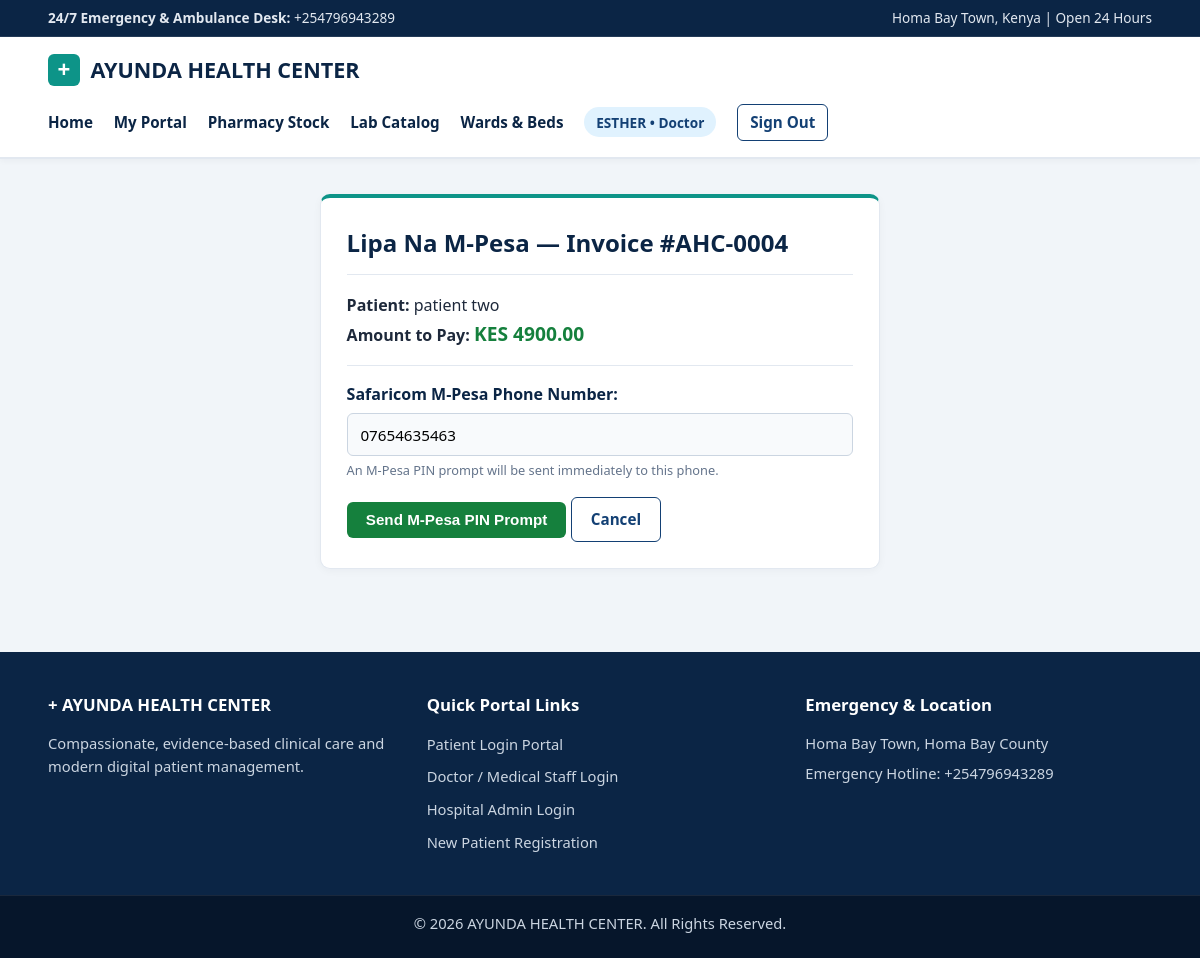
The app's page /mpesa/pay/4/ (signed in) with its own data.
### accounts/models.py (models this page shows, shortened)
class User(AbstractUser):
    class Role(models.TextChoices):
        ADMIN = 'ADMIN', 'Admin'
        DOCTOR = 'DOCTOR', 'Doctor'
        PATIENT = 'PATIENT', 'Patient'
    role = models.CharField(
        max_length=15,
        choices=Role.choices,
        default=Role.PATIENT
    )
    phone_number = models.CharField(max_length=15, blank=True, null=True)

class PatientProfile(models.Model):
    user = models.OneToOneField(User, on_delete=models.CASCADE, related_name='patient_profile')
    date_of_birth = models.DateField(blank=True, null=True)
    blood_group = models.CharField(max_length=5, blank=True, null=True)
    emergency_contact = models.CharField(max_length=15, blank=True, null=True)
    address = models.TextField(blank=True, null=True)
    is_approved = models.BooleanField(default=False)
    def __str__(self):
        return f"{self.user.get_full_name() or self.user.username}"

### hospital/models.py (models this page shows, shortened)
class Bill(models.Model):
    appointment = models.OneToOneField(Appointment, on_delete=models.CASCADE, related_name='bill')
    consultation_fee = models.DecimalField(max_digits=10, decimal_places=2)
    medication_charges = models.DecimalField(max_digits=10, decimal_places=2, default=0.00)
    total_amount = models.DecimalField(max_digits=10, decimal_places=2)
    is_paid = models.BooleanField(default=False)
    mpesa_receipt_number = models.CharField(max_length=50, blank=True, null=True)
    mpesa_checkout_id = models.CharField(max_length=100, blank=True, null=True)
    mpesa_phone = models.CharField(max_length=15, blank=True, null=True)
    generated_at = models.DateTimeField(auto_now_add=True)

class Appointment(models.Model):
    class Status(models.TextChoices):
        PENDING = 'PENDING', 'Pending'
        APPROVED = 'APPROVED', 'Approved'
        COMPLETED = 'COMPLETED', 'Completed'
        CANCELLED = 'CANCELLED', 'Cancelled'
    patient = models.ForeignKey(PatientProfile, on_delete=models.CASCADE, related_name='appointments')
    doctor = models.ForeignKey(DoctorProfile, on_delete=models.CASCADE, related_name='appointments')
    appointment_date = models.DateField()
    time_slot = models.TimeField()
    symptoms = models.TextField()
    status = models.CharField(
        max_length=15,
        choices=Status.choices,
        default=Status.PENDING
    )
    created_at = models.DateTimeField(auto_now_add=True)
    class Meta:
        ordering = ['-appointment_date', '-time_slot']

### hospital/mpesa_views.py (the view, shortened to what this page needs)
# urls.py: path('mpesa/pay/<int:bill_id>/', mpesa_views.initiate_mpesa_payment, name='initiate_mpesa_payment'),
@login_required
def initiate_mpesa_payment(request, bill_id):
    bill = get_object_or_404(Bill, id=bill_id)
    if bill.is_paid:
        messages.info(request, f'Invoice #AHC-{bill.id:04d} is already paid.')
        return redirect('print_invoice', bill_id=bill.id)
    default_phone = bill.appointment.patient.user.phone_number or ''
    return render(request, 'hospital/mpesa_pay.html', {
        'bill': bill,
        'default_phone': default_phone,
    })

### templates/hospital/mpesa_pay.html (shortened to what this page needs)
{% extends 'base.html' %}
{% block content %}
<div class="card form-card">
    <div class="card-header">
        <h2>Lipa Na M-Pesa — Invoice #AHC-{{ bill.id|stringformat:"04d" }}</h2>
    </div>
    <p><strong>Patient:</strong> {{ bill.appointment.patient }}</p>
    <p><strong>Amount to Pay:</strong> <span style="font-size: 1.2rem; font-weight: 800; color: #15803d;">KES {{ bill.total_amount }}</span></p>
    <hr style="margin: 1rem 0; border: 0; border-top: 1px solid #e2e8f0;">
    <form method="post">
        <p>
            <label for="phone_number">Safaricom M-Pesa Phone Number:</label>
            <input type="text" name="phone_number" id="phone_number" value="{{ default_phone }}" placeholder="e.g. 0796943289 or +254796943289" required>
            <span class="helptext">An M-Pesa PIN prompt will be sent immediately to this phone.</span>
        </p>
        <button type="submit" class="btn btn-success">Send M-Pesa PIN Prompt</button>
        <a href="{% url 'print_invoice' bill.id %}" class="btn btn-outline">Cancel</a>
    </form>
</div>
{% endblock %}

### templates/base.html (shortened to what this page needs)
{% load static %}
<!DOCTYPE html>
<html lang="en">
<head>
    <link rel="stylesheet" href="{% static 'css/style.css' %}?v=3">
    <link rel="stylesheet" href="{% static 'css/footer.css' %}?v=2">
</head>
<body>
    <div class="top-medical-bar">
        <div class="container top-bar-content">
            <span><strong>24/7 Emergency & Ambulance Desk:</strong> +254796943289</span>
            <span>Homa Bay Town, Kenya | Open 24 Hours</span>
        </div>
    </div>
    <header class="navbar">
        <div class="container nav-content">
            <a href="{% url 'home' %}" class="brand">
                <span class="medical-cross">+</span>
                <span>AYUNDA HEALTH CENTER</span>
            </a>
            <ul class="nav-links">
                <li><a href="{% url 'home' %}">Home</a></li>
                {% if user.is_authenticated %}
                    <li><a href="{% url 'dashboard_redirect' %}">My Portal</a></li>
                    {% if user.role == 'ADMIN' or user.role == 'DOCTOR' or user.is_superuser %}
                        <li><a href="{% url 'pharmacy_inventory' %}">Pharmacy Stock</a></li>
                        <li><a href="{% url 'lab_catalog' %}">Lab Catalog</a></li>
                        <li><a href="{% url 'ward_management' %}">Wards & Beds</a></li>
                    {% endif %}
                    <li><span class="user-badge">{{ user.username }} &bull; {{ user.get_role_display }}</span></li>
                    <li><a href="{% url 'logout' %}" class="btn btn-outline btn-sm">Sign Out</a></li>
                {% else %}
                    <li><a href="{% url 'patient_login' %}">Patient Login</a></li>
                    <li><a href="{% url 'doctor_login' %}">Doctor Login</a></li>
                    <li><a href="{% url 'admin_login' %}">Admin Login</a></li>
                    <li><a href="{% url 'register_patient' %}" class="btn btn-teal">Register</a></li>
                {% endif %}
            </ul>
        </div>
    </header>
    <main class="container main-content">
        {% block content %}{% endblock %}
    </main>
    <footer class="footer">
        <div class="container footer-grid">
            <div>
                <h4>+ AYUNDA HEALTH CENTER</h4>
                <p>Compassionate, evidence-based clinical care and modern digital patient management.</p>
            </div>
            <div>
                <h4>Quick Portal Links</h4>
                <ul class="footer-links">
                    <li><a href="{% url 'patient_login' %}">Patient Login Portal</a></li>
                    <li><a href="{% url 'doctor_login' %}">Doctor / Medical Staff Login</a></li>
                    <li><a href="{% url 'admin_login' %}">Hospital Admin Login</a></li>
                    <li><a href="{% url 'register_patient' %}">New Patient Registration</a></li>
                </ul>
            </div>
            <div>
                <h4>Emergency & Location</h4>
                <p>Homa Bay Town, Homa Bay County</p>
                <p>Emergency Hotline: +254796943289</p>
            </div>
        </div>
        <div class="footer-bottom">
            <p>&copy; 2026 AYUNDA HEALTH CENTER. All Rights Reserved.</p>
        </div>
    </footer>
</body>
</html>

### static/css/style.css (style rules this page uses)
:root { --navy-dark: #0b2545; --navy-primary: #134074; --teal-primary: #0d9488; --teal-dark: #0f766e; --teal-light: #ccfbf1; --bg-clinical: #f1f5f9; --surface-white: #ffffff; --text-main: #1e293b; --text-muted: #64748b; --border-subtle: #e2e8f0; }
* { box-sizing: border-box; margin: 0; padding: 0; }
body { font-family: 'Segoe UI', system-ui, -apple-system, sans-serif; background-color: var(--bg-clinical); color: var(--text-main); line-height: 1.6; display: flex; flex-direction: column; min-height: 100vh; }
.container { width: 92%; max-width: 1200px; margin: 0 auto; }
.top-medical-bar { background-color: #0b2545; color: #e2e8f0; font-size: 0.85rem; padding: 0.45rem 0; border-bottom: 1px solid rgba(255, 255, 255, 0.1); }
.top-bar-content { display: flex; justify-content: space-between; align-items: center; flex-wrap: wrap; gap: 0.5rem; }
.navbar { background-color: #ffffff; padding: 1rem 0; border-bottom: 2px solid #e2e8f0; box-shadow: 0 2px 6px rgba(15, 23, 42, 0.04); position: sticky; top: 0; z-index: 100; }
.nav-content { display: flex; justify-content: space-between; align-items: center; flex-wrap: wrap; gap: 1rem; }
.brand { display: flex; align-items: center; gap: 0.65rem; font-size: 1.35rem; font-weight: 800; color: #0b2545; text-decoration: none; }
.medical-cross { display: inline-flex; align-items: center; justify-content: center; width: 32px; height: 32px; background-color: #0d9488; color: #ffffff; border-radius: 6px; font-size: 1.4rem; font-weight: 900; line-height: 1; }
.nav-links { list-style: none; display: flex; align-items: center; gap: 1.3rem; flex-wrap: wrap; }
.nav-links a { color: #0b2545; text-decoration: none; font-weight: 600; font-size: 0.95rem; }
.user-badge { background-color: #e0f2fe; color: #134074; padding: 0.35rem 0.75rem; border-radius: 20px; font-size: 0.85rem; font-weight: 600; }
.main-content { flex: 1; padding: 2.2rem 0; }
.btn { display: inline-block; padding: 0.6rem 1.2rem; border-radius: 6px; text-decoration: none; font-weight: 600; border: none; cursor: pointer; font-size: 0.95rem; transition: all 0.2s ease; }
.btn-sm { padding: 0.35rem 0.75rem; font-size: 0.85rem; }
.btn-success { background-color: #15803d; color: #ffffff !important; }
.btn-outline { border: 1.5px solid #134074; color: #134074 !important; background: transparent; }
.card { background-color: #ffffff; border: 1px solid #e2e8f0; border-radius: 10px; padding: 1.6rem; box-shadow: 0 2px 8px rgba(15, 23, 42, 0.04); margin-bottom: 1.5rem; }
.card-header { display: flex; justify-content: space-between; align-items: center; margin-bottom: 1.1rem; border-bottom: 1px solid #e2e8f0; padding-bottom: 0.75rem; }
.card-header h2, .card-header h3 { color: #0b2545; }
.form-card { max-width: 560px; margin: 0 auto; border-top: 4px solid #0d9488; }
form p { margin-bottom: 1rem; }
form label { display: block; font-weight: 600; margin-bottom: 0.35rem; color: #0b2545; }
form input, form select, form textarea { width: 100%; padding: 0.65rem 0.8rem; border: 1px solid #cbd5e1; border-radius: 6px; font-size: 0.95rem; font-family: inherit; background-color: #f8fafc; }
.helptext { display: block; font-size: 0.8rem; color: #64748b; margin-top: 0.25rem; }

### static/css/footer.css (style rules this page uses)
footer.footer { background-color: #0b2545; color: #cbd5e1; padding-top: 2.5rem; margin-top: 3rem; width: 100%; display: block; }
.footer-grid { display: grid; grid-template-columns: repeat(auto-fit, minmax(240px, 1fr)); gap: 2rem; padding-bottom: 2rem; }
footer.footer h4 { color: #ffffff; margin-bottom: 0.8rem; font-size: 1.05rem; font-weight: 700; }
footer.footer p { color: #cbd5e1; font-size: 0.92rem; margin-bottom: 0.4rem; }
.footer-links { list-style: none; padding: 0; }
.footer-links li { margin-bottom: 0.45rem; }
.footer-links a { color: #cbd5e1; text-decoration: none; font-size: 0.92rem; }
.footer-bottom { background-color: #06162b; text-align: center; padding: 1rem 0; font-size: 0.85rem; color: #94a3b8; border-top: 1px solid rgba(255, 255, 255, 0.08); }

### records on screen
User: username "ESTHER", role "Doctor"
Bill: id "0004", appointment.patient "patient two", total_amount "4900.00"
User: phone_number "07654635463"
